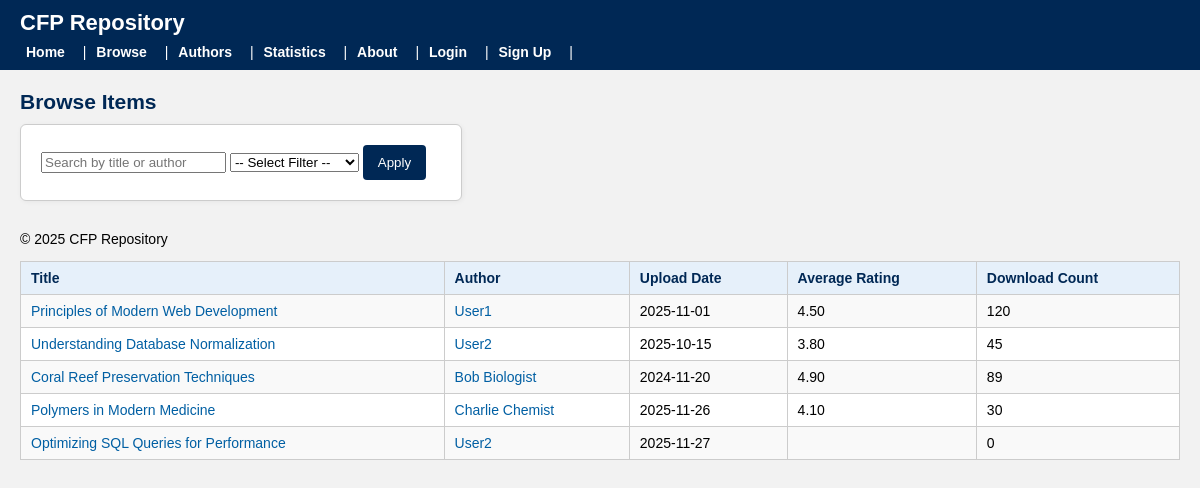
Page /browse.php on the earlier database version.
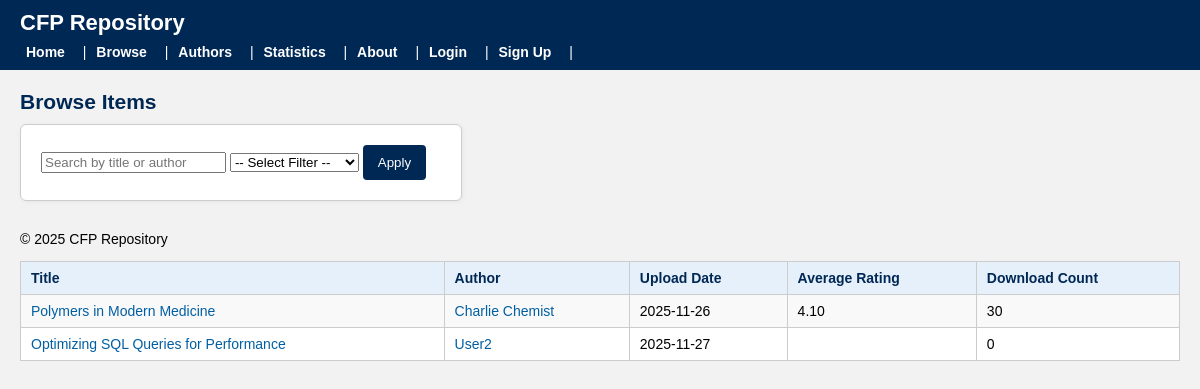
Same page on the later database version.
### tables this page shows
CREATE TABLE `text` (
  `text_id` int(11) NOT NULL,
  `author_orcid` varchar(20) DEFAULT NULL,
  `title` varchar(255) NOT NULL,
  `abstract` text DEFAULT NULL,
  `topic` varchar(100) DEFAULT NULL,
  `version` int(11) NOT NULL DEFAULT 1,
  `upload_date` date NOT NULL,
  `status` enum('draft','under_review','published','archived') DEFAULT 'draft',
  `download_count` int(11) DEFAULT NULL,
  `total_donations` decimal(10,2) DEFAULT NULL,
  `avg_rating` decimal(3,2) DEFAULT NULL
);

CREATE TABLE `member` (
  `member_id` int(11) NOT NULL,
  `name` varchar(100) NOT NULL,
  `organization` varchar(100) NOT NULL,
  `primary_email` varchar(100) NOT NULL,
  `recovery_email` varchar(100) DEFAULT NULL,
  `password_hash` varchar(255) NOT NULL,
  `pseudonym` varchar(50) NOT NULL,
  `verification_matrix` varchar(255) DEFAULT NULL,
  `matrix_expiry_date` date DEFAULT NULL,
  `join_date` date NOT NULL,
  `status` enum('active','suspended','blacklisted') DEFAULT 'active',
  `download_limit` int(11) DEFAULT NULL,
  `street` varchar(100) DEFAULT NULL,
  `city` varchar(50) DEFAULT NULL,
  `state` varchar(50) DEFAULT NULL,
  `country` varchar(50) DEFAULT NULL,
  `postal_code` varchar(20) DEFAULT NULL,
  `introduced_by` int(11) DEFAULT NULL
);

### browse.php (the view, shortened to what this page needs)
<?php
require 'db.php';
include 'header.php';
$search = '';
$query = "SELECT
            t.text_id,
            t.title,
            t.upload_date,
            t.avg_rating,
            t.download_count,
            a.orcid,
            m.name
          FROM text t, member m, author a
          WHERE t.author_orcid = a.orcid
            AND a.member_id = m.member_id
            AND t.status = 'published' ";
$result = mysqli_query($conn, $query);
?>
<h2>Browse Items</h2>
<form method="GET" action="browse.php">
    <input type="text" name="search" placeholder="Search by title or author" value="<?php echo htmlspecialchars($search); ?>">
    <select name="filter">
        <option value="">-- Select Filter --</option>
    </select>
    <button type="submit">Apply</button>
</form>
<table>
    <tr>
        <th>Title</th>
        <th>Author</th>
        <th>Upload Date</th>
        <th>Average Rating</th>
        <th>Download Count</th>
    </tr>
    <?php while ($row = mysqli_fetch_assoc($result)) { ?>
    <tr>
        <td><a href="item.php?text_id=<?php echo $row['text_id']; ?>"><?php echo htmlspecialchars($row['title']); ?></a></td>
        <td><a href="author_info.php?orcid=<?php echo $row['orcid']; ?>"><?php echo htmlspecialchars($row['name']); ?></a></td>
        <td><?php echo htmlspecialchars($row['upload_date']); ?></td>
        <td><?php echo htmlspecialchars($row['avg_rating']); ?></td>
        <td><?php echo htmlspecialchars($row['download_count']); ?></td>
    </tr>
    <?php } ?>
<?php include 'footer.php'; ?>

Differences in the rows shown:
no longer on this page (row edited): text: title "Principles of Modern Web Development", member.name "User1", upload_date "2025-11-01", avg_rating "4.50", download_count "120"
no longer on this page (row edited): text: title "Understanding Database Normalization", member.name "User2", upload_date "2025-10-15", avg_rating "3.80", download_count "45"
no longer on this page (row edited): text: title "Coral Reef Preservation Techniques", member.name "Bob Biologist", upload_date "2024-11-20", avg_rating "4.90", download_count "89"
